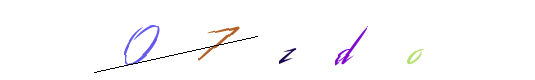
#> input picture data/train/07zdo-0.png, 535 x 80 px; its folder holds only this picture in this run
$ jupyter execute --allow-errors captcha_tokenisation_cnn.ipynb
#> lines starting #> are read from the running program, lines starting #| are printed output that depends on the picture; after the words box and inside, x2 and y2 are one past the last pixel; in counts of white or black regions, pixels touching at a corner belong together
[cell 1]
import os
import cv2
import numpy as np
from matplotlib import pyplot as plt

[cell 2]
CUR_DIR = os.getcwd()
# print(f'[DEBUG] current directory: {CUR_DIR}')

[cell 3]
def load_data(file_path):
    n_samples = len(os.listdir(file_path))
    imgs = []
    labels = []

    # read from the directory
    for i, img in enumerate(os.listdir(file_path)):
        if (i == 1):
            break
        imgs.append(cv2.resize(cv2.imread(os.path.join(file_path, img), 0), (300, 60)))
        labels.append(img[0:-6])

    return np.array(imgs), labels

[cell 4]
def preprocessing_image(imgs):
    # Contrast Limited Adaptive Histogram Equalization (CLAHE)
    clahe = cv2.createCLAHE(clipLimit=2.0, tileGridSize=(8,8))
    enhanced = [clahe.apply(img) for img in imgs]

    # # Edge-preserving bilateral filter
    # filtered = [cv2.bilateralFilter(img, 9, 75, 75) for img in enhanced]

    # Local thresholding to preserve weak characters
    binary = [cv2.adaptiveThreshold(img, 255,
                                 cv2.ADAPTIVE_THRESH_GAUSSIAN_C,
                                 cv2.THRESH_BINARY_INV, 11, 4) for img in enhanced]

    # # Horizontal line removal
    # horizontal_kernel = cv2.getStructuringElement(cv2.MORPH_RECT, (25,1))
    # detected_lines = [cv2.morphologyEx(img, cv2.MORPH_OPEN, horizontal_kernel, iterations=2) for img in binary]
    # cleaned = [cv2.subtract(img, detected_lines) for (img, detected_lines) in zip(binary, detected_lines)]

    return chars

[cell 5]
def tokenisation(imgs):

    # Stronger binarization (adjust threshold)
    _, thresh = cv2.threshold(imgs, 0, 255, cv2.THRESH_BINARY_INV + cv2.THRESH_OTSU)

    # Remove small noise
    kernel = np.ones((2,2), np.uint8)
    cleaned = cv2.morphologyEx(thresh, cv2.MORPH_OPEN, kernel, iterations=1)

    # Find contours (connected components)
    contours, _ = cv2.findContours(cleaned, cv2.RETR_EXTERNAL, cv2.CHAIN_APPROX_SIMPLE)

    # Extract bounding boxes & sort left-to-right
    boxes = [cv2.boundingRect(c) for c in contours]
    boxes = sorted(boxes, key=lambda x: x[0])  # Sort by x-coordinate

    # Crop characters
    chars = []
    for x, y, w, h in boxes:
        char = imgs[y:y+h, x:x+w]
        chars.append(char)

    return chars

[cell 6]
def train():
    print('[INFO] start training')
    imgs, labels = load_data('./data/train')
#> labels = ['07zdo']

    # print the original img
    plt.figure(figsize=(8,8))
    for i in range(len(imgs)):
        plt.subplot(5, 2, i+1)
        plt.imshow(imgs[i])
        plt.xlabel(f"{labels[i]}")
#> this loop made 1 pass
    plt.show()
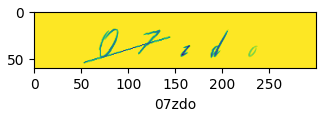
#> figure drawn by matplotlib, 1 panel

    # processed_imgs = preprocessing_image(imgs)
    chars = tokenisation(imgs[0])
#> in tokenisation, `_, thresh = cv2.threshold(imgs, 0, 255, cv2.THRESH_BINARY_INV + cv2.TH..`:
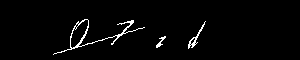
#> thresh: shape (60, 300); 2.3% white in thin lines or dots, all inside (x1, y1, x2, y2) = (53, 19, 206, 55)
#> in tokenisation, `_, thresh = cv2.threshold(imgs, 0, 255, cv2.THRESH_BINARY_INV + cv2.TH..`:
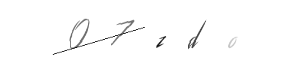
#> imgs: shape (60, 300); min 18, max 255, mean 251.3
#> in tokenisation, `cleaned = cv2.morphologyEx(thresh, cv2.MORPH_OPEN, kernel, iterations=1)`:
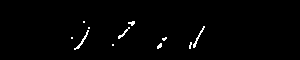
#> cleaned: shape (60, 300); 1.2% white in thin lines or dots, all inside (x1, y1, x2, y2) = (71, 21, 205, 50)
#> in tokenisation, `contours, _ = cv2.findContours(cleaned, cv2.RETR_EXTERNAL, cv2.CHAIN_A..`: contours = 11 contours, 9 with area under 20; largest, box (x1, y1, x2, y2) and area: (74, 30, 89, 50) 30, (193, 26, 205, 48) 27
#> in tokenisation, `boxes = [cv2.boundingRect(c) for c in contours]`: boxes = [(112, 44, 2, 2), (157, 43, 5, 6), (189, 42, 3, 7), (162, 37, 5, 4), (71, 37, 2, 2), (74, 30, 15, 20), (118, 27, 12, 12), (88, 27, 2, 2), (193, 26, 12, 22), (128, 21, 7, 5), (83, 21, 2, 2)]
#> in tokenisation, `boxes = sorted(boxes, key=lambda x: x[0])`: boxes = [(71, 37, 2, 2), (74, 30, 15, 20), (83, 21, 2, 2), (88, 27, 2, 2), (112, 44, 2, 2), (118, 27, 12, 12), (128, 21, 7, 5), (157, 43, 5, 6), (162, 37, 5, 4), (189, 42, 3, 7), (193, 26, 12, 22)]
#> the loop in tokenisation, `for x, y, w, h in boxes:` made 11 passes
#> (x, y, w, h, char) on passes 1, 3, 4, 5: (71, 37, 2, 2, [[177, 255], [242, 255]]), (83, 21, 2, 2, [[156, 247], [249, 255]]), (88, 27, 2, 2, [[170, 255], [219, 255]]), (112, 44, 2, 2, [[171, 252], [255, 255]])
#> after the loop in tokenisation, `for x, y, w, h in boxes:`: chars = 11 items
#> chars = 11 items

    # print the processed img
    plt.figure(figsize=(8,8))
    for i in range(len(chars)):
        plt.subplot(5, 2, i+1)
        plt.imshow(chars[i])
#> this loop made 11 passes
    plt.show()

    # [5 lines of commented-out code are left out]

$ run again, on data/train/13b3n3f8-0.png
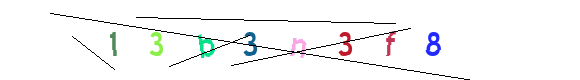
#> input picture data/train/13b3n3f8-0.png, 580 x 80 px
#> labels = ['13b3n3f8']
#> the loop in train, `for i in range(len(imgs)):` made 1 pass
#> in train, `plt.show()`:
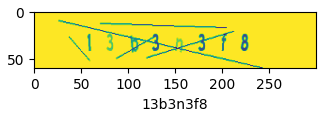
#> figure drawn by matplotlib, 1 panel
#> thresh: shape (60, 300); 4.7% white in thin lines or dots, all inside (x1, y1, x2, y2) = (26, 10, 243, 60)
#> in tokenisation, `cleaned = cv2.morphologyEx(thresh, cv2.MORPH_OPEN, kernel, iterations=1)`:
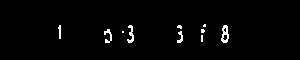
#> cleaned: shape (60, 300); 1.8% white in thin lines or dots, all inside (x1, y1, x2, y2) = (58, 24, 229, 43)
#> contours = 10 contours, 6 with area under 20; largest, box (x1, y1, x2, y2) and area: (221, 25, 229, 43) 86, (127, 25, 134, 43) 38, (104, 29, 112, 43) 29, (177, 31, 183, 43) 23
#> in tokenisation, `boxes = [cv2.boundingRect(c) for c in contours]`: boxes = [(201, 35, 2, 7), (177, 31, 6, 12), (122, 31, 2, 2), (201, 29, 4, 4), (104, 29, 8, 14), (221, 25, 8, 18), (177, 25, 5, 4), (127, 25, 7, 18), (58, 25, 3, 14), (203, 24, 3, 3)]
#> in tokenisation, `boxes = sorted(boxes, key=lambda x: x[0])`: boxes = [(58, 25, 3, 14), (104, 29, 8, 14), (122, 31, 2, 2), (127, 25, 7, 18), (177, 31, 6, 12), (177, 25, 5, 4), (201, 35, 2, 7), (201, 29, 4, 4), (203, 24, 3, 3), (221, 25, 8, 18)]
#> the loop in tokenisation, `for x, y, w, h in boxes:` made 10 passes
#> after the loop in tokenisation, `for x, y, w, h in boxes:`: chars = 10 items
#> the loop in train, `for i in range(len(chars)):` made 10 passes

$ run again, on data/train/2yx02apq-0.png
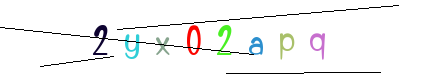
#> input picture data/train/2yx02apq-0.png, 430 x 80 px
#> labels = ['2yx02apq']
#> the loop in train, `for i in range(len(imgs)):` made 1 pass
#> in train, `plt.show()`:
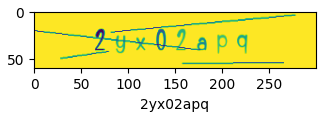
#> figure drawn by matplotlib, 1 panel
#> thresh: shape (60, 300); 5.9% white in thin lines or dots, all inside (x1, y1, x2, y2) = (0, 4, 278, 56)
#> in tokenisation, `cleaned = cv2.morphologyEx(thresh, cv2.MORPH_OPEN, kernel, iterations=1)`:
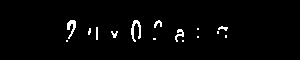
#> cleaned: shape (60, 300); 2.3% white in thin lines or dots, all inside (x1, y1, x2, y2) = (66, 20, 228, 42)
#> contours = 15 contours, 11 with area under 20; largest, box (x1, y1, x2, y2) and area: (131, 20, 141, 42) 62, (67, 20, 76, 39) 57, (175, 29, 184, 42) 30, (154, 20, 162, 28) 20
#> in tokenisation, `boxes = [cv2.boundingRect(c) for c in contours]`: boxes = [(182, 40, 2, 2), (66, 40, 2, 2), (153, 38, 3, 2), (197, 36, 2, 2), (225, 35, 2, 3), (217, 31, 2, 3), (111, 31, 7, 7), (175, 29, 9, 13), (197, 28, 2, 2), (88, 28, 3, 7), (96, 27, 2, 13), (218, 26, 10, 5), (154, 20, 8, 8), (131, 20, 10, 22), (67, 20, 9, 19)]
#> in tokenisation, `boxes = sorted(boxes, key=lambda x: x[0])`: boxes = [(66, 40, 2, 2), (67, 20, 9, 19), (88, 28, 3, 7), (96, 27, 2, 13), (111, 31, 7, 7), (131, 20, 10, 22), (153, 38, 3, 2), (154, 20, 8, 8), (175, 29, 9, 13), (182, 40, 2, 2), (197, 36, 2, 2), (197, 28, 2, 2), (217, 31, 2, 3), (218, 26, 10, 5), (225, 35, 2, 3)]
#> the loop in tokenisation, `for x, y, w, h in boxes:` made 15 passes
#> after the loop in tokenisation, `for x, y, w, h in boxes:`: chars = 15 items
#> the loop in train, `for i in range(len(chars)):` made 11 passes

$ run again, on data/train/348iv-0.png
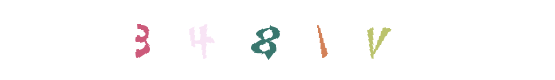
#> input picture data/train/348iv-0.png, 555 x 80 px
#> labels = ['348iv']
#> the loop in train, `for i in range(len(imgs)):` made 1 pass
#> in train, `plt.show()`:
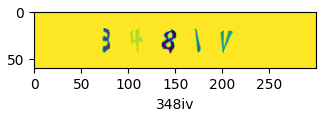
#> figure drawn by matplotlib, 1 panel
#> thresh: shape (60, 300); 2.4% white; 4 white regions, box (x1, y1, x2, y2) and area: (136, 19, 151, 44) 183, (73, 18, 81, 43) 109, (199, 21, 211, 43) 83, (171, 19, 177, 43) 52
#> in tokenisation, `cleaned = cv2.morphologyEx(thresh, cv2.MORPH_OPEN, kernel, iterations=1)`:
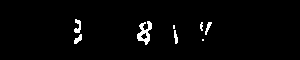
#> cleaned: shape (60, 300); 2.2% white; 8 white regions (2 under 20 px)
#> contours = 8 contours, 3 with area under 20; largest, box (x1, y1, x2, y2) and area: (137, 21, 152, 45) 162, (74, 19, 81, 33) 40, (74, 34, 82, 44) 32, (205, 22, 212, 35) 24, (174, 30, 178, 44) 23
#> in tokenisation, `boxes = [cv2.boundingRect(c) for c in contours]`: boxes = [(202, 39, 2, 2), (74, 34, 8, 10), (174, 30, 4, 14), (173, 25, 2, 4), (205, 22, 7, 13), (200, 22, 3, 9), (137, 21, 15, 24), (74, 19, 7, 14)]
#> in tokenisation, `boxes = sorted(boxes, key=lambda x: x[0])`: boxes = [(74, 34, 8, 10), (74, 19, 7, 14), (137, 21, 15, 24), (173, 25, 2, 4), (174, 30, 4, 14), (200, 22, 3, 9), (202, 39, 2, 2), (205, 22, 7, 13)]
#> the loop in tokenisation, `for x, y, w, h in boxes:` made 8 passes
#> after the loop in tokenisation, `for x, y, w, h in boxes:`: chars = 8 items
#> the loop in train, `for i in range(len(chars)):` made 8 passes
